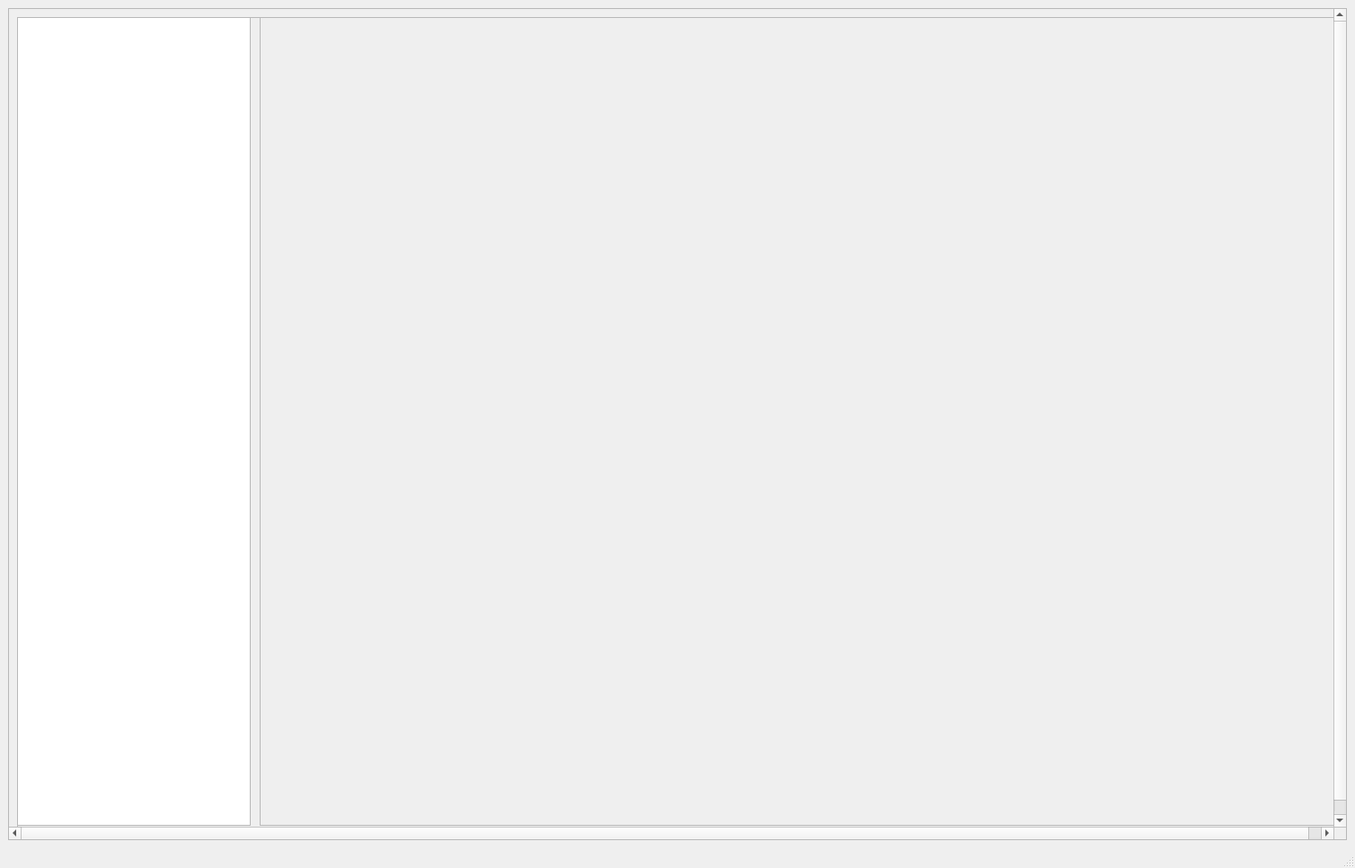
<?xml version="1.0" encoding="UTF-8"?>
<ui version="4.0">
 <class>MainWindow</class>
 <widget class="QMainWindow" name="MainWindow">
  <property name="geometry">
   <rect>
    <x>0</x>
    <y>0</y>
    <width>1508</width>
    <height>966</height>
   </rect>
  </property>
  <property name="windowTitle">
   <string>Analysis UI</string>
  </property>
  <property name="windowIcon">
   <iconset>
    <normaloff>graph_icon.png</normaloff>graph_icon.png</iconset>
  </property>
  <widget class="QWidget" name="centralwidget">
   <layout class="QVBoxLayout" name="verticalLayout_2">
    <item>
     <widget class="QScrollArea" name="scrollArea">
      <property name="widgetResizable">
       <bool>true</bool>
      </property>
      <widget class="QWidget" name="scrollAreaWidgetContents">
       <property name="geometry">
        <rect>
         <x>0</x>
         <y>0</y>
         <width>1488</width>
         <height>926</height>
        </rect>
       </property>
       <layout class="QVBoxLayout" name="verticalLayout">
        <item>
         <widget class="QFrame" name="ScrollAreaFrame">
          <property name="minimumSize">
           <size>
            <width>1470</width>
            <height>908</height>
           </size>
          </property>
          <property name="frameShape">
           <enum>QFrame::StyledPanel</enum>
          </property>
          <property name="frameShadow">
           <enum>QFrame::Raised</enum>
          </property>
          <widget class="QListWidget" name="AllTestFolders">
           <property name="geometry">
            <rect>
             <x>0</x>
             <y>0</y>
             <width>260</width>
             <height>900</height>
            </rect>
           </property>
          </widget>
          <widget class="QFrame" name="graphframe">
           <property name="geometry">
            <rect>
             <x>270</x>
             <y>0</y>
             <width>1200</width>
             <height>900</height>
            </rect>
           </property>
           <property name="frameShape">
            <enum>QFrame::StyledPanel</enum>
           </property>
           <property name="frameShadow">
            <enum>QFrame::Raised</enum>
           </property>
          </widget>
         </widget>
        </item>
       </layout>
      </widget>
     </widget>
    </item>
   </layout>
  </widget>
  <widget class="QStatusBar" name="statusbar"/>
 </widget>
 <resources/>
 <connections/>
</ui>
